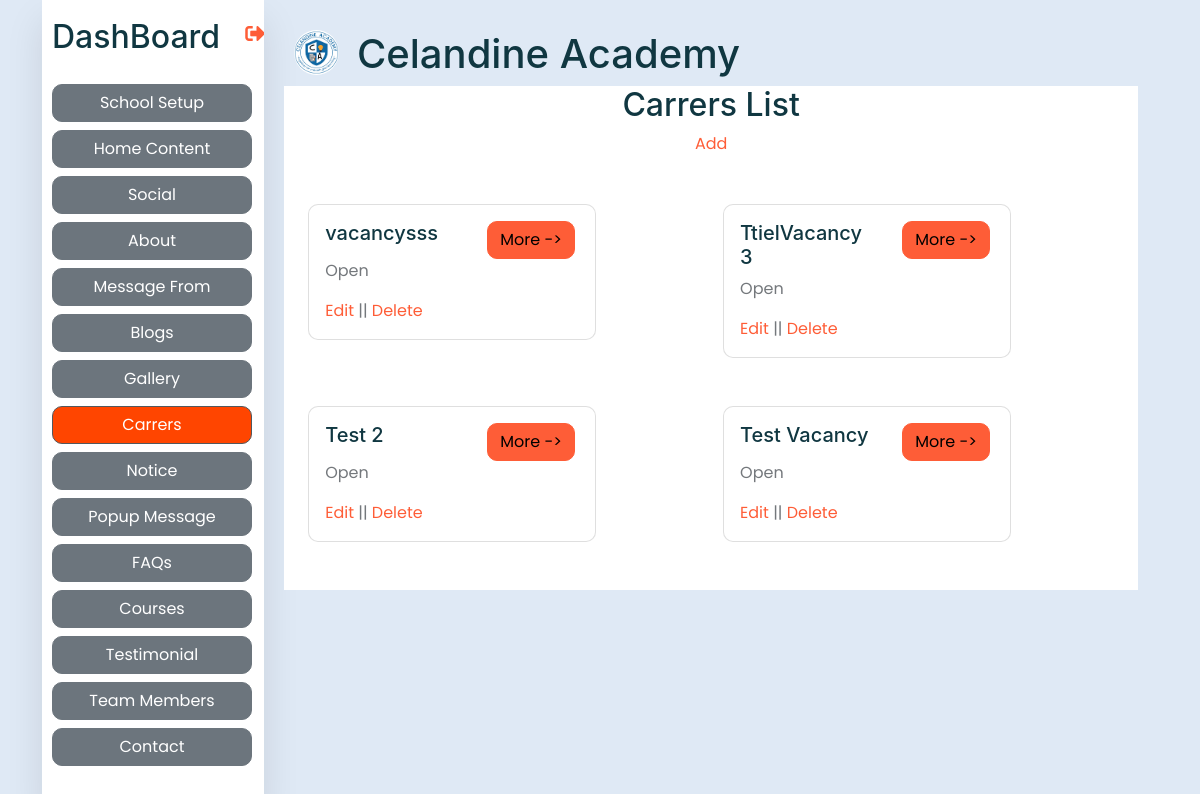
/view-carrers/ (signed in), run on the app's committed database.
### base/models.py (models this page shows, shortened)
class SchoolSetup(models.Model):
    data_set = models.CharField(max_length=255)
    logo = models.ImageField(upload_to="uploads/logos")
    school_name = models.CharField(max_length=255)
    address = models.CharField(max_length=255)
    contact = models.CharField(max_length=255)
    email = models.EmailField(max_length=255)
    opening_hours = models.CharField(max_length=255)
    map_url = models.URLField(null=True, blank=True)
    created_at = models.DateTimeField(auto_now_add=True)
    class Meta:
        verbose_name_plural = "01. School Setup"

class Vacancy(models.Model):
    STATUS_TYPES = (
        ('Open', 'Open'),
        ('Closed', 'Closed')
    )
    title = models.CharField(max_length=255)
    slug = models.SlugField(max_length=255, unique=True, blank=True, null=True)
    number = models.IntegerField()
    deadline = models.DateField()
    desc = models.TextField()
    status = models.CharField(max_length=10, choices=STATUS_TYPES)
    created_at = models.DateTimeField(auto_now_add=True)
    class Meta:
        verbose_name_plural = "17. Vacancy"
        ordering = ['-created_at']

### base/views.py (the view)
# urls.py: path('view-carrers/', views.viewCarrers, name='viewcarrers'),
@login_required(login_url = 'login')
def viewCarrers(request):
    vacancys = Vacancy.objects.all()
    context = {'vacancys': vacancys}
    return render(request, 'base/viewcarrers.html', context)

### base/context_processors.py (called while the page is built)
def custom_data(request):
    if SchoolSetup.objects.all().exists():
        setup = SchoolSetup.objects.all().order_by('-created_at')
        data = setup[0]
        return {'data': data}
    else:
        data=None
        return {'data': data}

def social_data(request):
    if Socials.objects.all().exists():
        social = Socials.objects.all().order_by('-created_at')
        sodata = social[0]
        return {'sodata': sodata}
    else:
        sodata=None
        return {'sodata': sodata}

def vision_data(request):
    if Vision.objects.all().exists():
        vision = Vision.objects.all().order_by('-created_at')
        vdata = vision[0]
        return {'vdata': vdata}
    else:
        vdata = None
        return {'vdata': vdata}

def mission_data(request):
    if Mission.objects.all().exists():
        mission = Mission.objects.all().order_by('-created_at')
        mdata = mission[0]
        return {'mdata': mdata}
    else:
        mdata = None
        return {'mdata': mdata}

def message_data(request):
    msgdata = MessageFrom.objects.all()
    return {'message_data': msgdata}

def team_data(request):
    team = TeamMember.objects.all()
    return {'tdata': team}

def faq(request):
    faq = Faqs.objects.all()
    return {'fdata': faq}

def courses(request):
    courses = Courses.objects.all()
    return {'cdata': courses}

def testimonial(request):
    tmsg = Testimonial.objects.all()
    return {'tedata': tmsg}

def popup(request):
    modal = PopupMessage.objects.all()
    return {'pdata': modal}

### base/templates/base/viewcarrers.html
{% extends 'dash.html' %}
{% load static %}
{% block content %}
<div class="container-xxl bg-white p-0">
    <div class="container-fluid">
        <div class="row">
            <div class="col text-center">
                <h2>Carrers List</h2>
            </div>
        </div>
        <div class="container-xxl bg-white p-0">
            <div class="container-fluid">
                <div class="row">
                    <div class="col text-center">
                        <a href="{% url 'addvacancy' %}">Add</a>
                    </div>
                </div>
            </div>
        </div>
        <div class="row mt-5">
            {% for vacancy in vacancys %}
            <div class="col mb-5">
                <div class="card" style="width: 18rem;">
                    <div class="card-body">
                        <div>
                            <div class="row">
                                <div class="col-7">
                                    <a href="{% url 'carrer' vacancy.slug %}">
                                        <h5 class="card-title">{{vacancy.title}}</h5>
                                    </a>
                                </div>
                                <div class="col-5">
                                    <a href="{% url 'carrer' vacancy.slug %}" class="btn btn-primary">More -></a>
                                </div>
                            </div>
                            <div class="row">
                                <div class="col">
                                    <p>{{vacancy.status}}</p>
                                </div>
                            </div>
                            <a href="{% url 'editvacancy' vacancy.slug %}">Edit</a> ||
                            <a href="{% url 'deletevacancy' vacancy.slug %}">Delete</a>
                        </div>
                    </div>
                </div>
            </div>
            {% endfor %}
        </div>
    </div>
</div>
{% endblock %}

### templates/dash.html (shortened to what this page needs)
{% load static %}
<html>
<head>
    <link href="{% static 'css/bootstrap.min.css' %}" rel="stylesheet">
    <link rel="stylesheet" href="https://cdnjs.cloudflare.com/ajax/libs/font-awesome/5.15.4/css/all.min.css" />
</head>
<body>
    <div class="container">
            <nav class="navbar-nav">
                <ul class="list-unstyled">
                    <div class="logo">
                        <h2 class="nav-itemss mt-2 mb-3 ">DashBoard</h2>
                        <a class="text-center" href=""> <i class="fas fa-sign-out-alt"></i>
                        </a>
                    </div>
                    {% with url_name=request.resolver_match.url_name %}
                    <li> <a href="{% url 'schoolsetup' %}"
                            class="nav-item btn btn-secondary d-block mb-2 {% if url_name == 'schoolsetup' %}active{% endif %}">School
                            Setup</a>
                    </li>
                    <li> <a href="{% url 'viewhomecontent' %}"
                            class="nav-item btn btn-secondary d-block mb-2 {% if url_name == 'viewhomecontent' %}active{% endif %}">Home
                            Content</a>
                    </li>
                    <li> <a href="{% url 'viewsocials' %}"
                            class="nav-item btn btn-secondary d-block mb-2 {% if url_name == 'viewsocials' %}active{% endif %}">Social</a>
                    </li>
                    <li> <a href="{% url 'viewabout' %}"
                            class="nav-item btn btn-secondary d-block mb-2 {% if url_name == 'viewabout' %}active{% endif %}">About</a>
                    </li>
                    <li> <a href="{% url 'viewmessagefrom' %}"
                            class="nav-item btn btn-secondary d-block mb-2 {% if url_name == 'viewmessagefrom' %}active{% endif %}">Message
                            From</a>
                    </li>
                    <li> <a href="{% url 'viewblogs' %}"
                            class="nav-item btn btn-secondary d-block mb-2 {% if url_name == 'viewblogs' %}active{% endif %}">Blogs</a>
                    </li>
                    <li> <a href="{% url 'viewgallery' %}"
                            class="nav-item btn btn-secondary d-block mb-2 {% if url_name == 'viewgallery' %}active{% endif %}">Gallery</a>
                    </li>
                    <li> <a href="{% url 'viewcarrers' %}"
                            class="nav-item btn btn-secondary d-block mb-2 {% if url_name == 'viewcarrers' %}active{% endif %}">Carrers</a>
                    </li>
                    <li> <a href="{% url 'viewnotices' %}"
                            class="nav-item btn btn-secondary d-block mb-2 {% if url_name == 'viewnotices' %}active{% endif %}">Notice</a>
                    </li>
                    <li> <a href="{% url 'viewpopups' %}"
                            class="nav-item btn btn-secondary d-block mb-2 {% if url_name == 'viewpopups' %}active{% endif %}">Popup
                            Message</a>
                    </li>
                    <li> <a href="{% url 'viewfaqs' %}"
                            class="nav-item btn btn-secondary d-block mb-2 {% if url_name == 'viewfaqs' %}active{% endif %}">FAQs</a>
                    </li>
                    <li> <a href="{% url 'viewcourses' %}"
                            class="nav-item btn btn-secondary d-block mb-2 {% if url_name == 'viewcourses' %}active{% endif %}">Courses</a>
                    </li>
                    <li> <a href="{% url 'viewtestimonials' %}"
                            class="nav-item btn btn-secondary d-block mb-2 {% if url_name == 'viewtestimonials' %}active{% endif %}">Testimonial</a>
                    </li>
                    <li> <a href="{% url 'viewteammembers' %}"
                            class="nav-item btn btn-secondary d-block mb-2 {% if url_name == 'viewteammembers' %}active{% endif %}">Team
                            Members</a>
                    </li>
                    <li> <a href="{% url 'viewcontacts' %}"
                            class="nav-item btn btn-secondary d-block mb-2 {% if url_name == 'viewcontacts' %}active{% endif %}">Contact</a>
                    </li>
                    {% endwith %}
                </ul>
            </nav>
            <section class="main">
                <div class="main-top">
                    <div class="logo">
                        <div class="row">
                            <div class="col-1"> <img src="{{data.logo.url}}" alt="">
                            </div>
                            <div class="col-11">
                                <h1>&nbsp;&nbsp;{{data.school_name}}</h1>
                            </div>
                        </div>
                    </div>
                </div>
                <div class="row">
                    <div class="col">
                        {% block content %}
                        {% endblock %}
                    </div>
                </div>
            </section>
        </div>
</body>
</html>

### templates/dash.html (style rules this page uses)
* { margin: 0; padding: 0; outline: none; border: none; text-decoration: none; box-sizing: border-box; font-family: "Poppins", sans-serif; }
.container .navbar-nav .nav-item:hover, .container .navbar-nav .nav-item.active { background-color: orangered; }
body { background: #dfe9f5; }
.container { display: flex; }
nav { position: relative; top: 0; bottom: 0; height: 100vh; left: 0; background: #fff; width: 280px; overflow-y: auto; box-shadow: 0 20px 35px rgba(0, 0, 0, 0.1); }
.logo { display: flex; margin: 10px 0 0 10px; }
.logo img { width: 45px; height: 45px; border-radius: 50%; }
li a { position: relative; color: rgb(85, 83, 83); font-size: 14px; display: table; width: 200px; padding: 10px; }
nav .fas { position: relative; width: 70px; height: 40px; top: 14px; font-size: 20px; text-align: center; }
.nav-item { position: relative; top: 12px; margin-left: 10px; }
.main { position: relative; padding: 20px; width: 100%; }
.main-top { display: flex; width: 100%; }

### data on the page
SchoolSetup: logo (picture), school_name "Celandine Academy"
Vacancy: title "vacancysss", status "Open"
Vacancy: title "TtielVacancy 3", status "Open"
Vacancy: title "Test 2", status "Open"
Vacancy: title "Test Vacancy", status "Open"
